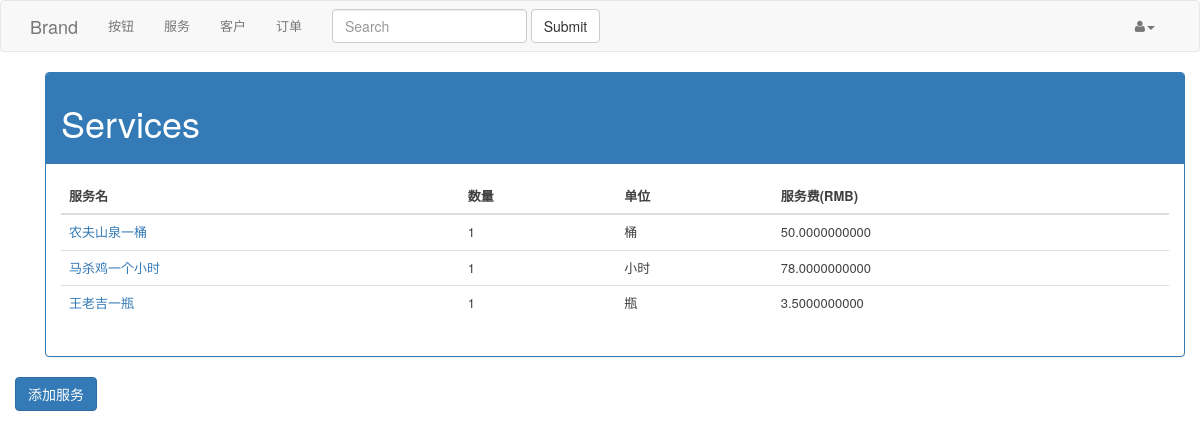
/service/service_list (signed in), run on the app's committed database.
### midstation/user/models.py (models this page shows, shortened)
class Service(db.Model):
    __tablename__ = 'services'
    id = db.Column(db.Integer, primary_key=True)
    name = db.Column(db.String(120), nullable=False)
    wechat_template_id = db.Column(db.String(60))
    wechat_template = db.Column(db.String(500))                                                 # 微信模板内容
    count = db.Column(db.Integer, default=1)                                                    # 数量
    unit = db.Column(db.String(6), default=u'桶')                                                # 单位
    user_id = db.Column(db.Integer, db.ForeignKey('users.id'), nullable=False)
    price = db.Column(db.DECIMAL)
    buttons = db.relationship('Button', backref='service',
                              primaryjoin='Button.service_id == Service.id')
    orders = db.relationship('Order', backref='service',
                             primaryjoin='Order.service_id == Service.id')

### midstation/service/views.py (the view)
@service.route('/service_list')
@login_required
def service_list():
    try:
        services = current_user.services
        return render_template('service/service_list.html', services=services)
    except TemplateNotFound:
        abort(404)

### midstation/app.py (called while the page is built)
def login_configure(app):
    login_manager.init_app(app)
    login_manager.login_view = app.config['LOGIN_VIEW']
    @login_manager.user_loader
    def load_user(user_id):
        user_instance = User.query.filter_by(id=user_id).first()
        if user_instance:
            return user_instance
        else:
            return None

### midstation/templates/service/service_list.html
{% extends "layout.html" %}
{% block content %}
    <div class="container">
        <div class="panel panel-primary">
            <div class="panel-heading"> <h1>Services</h1></div>
            <div class="panel-body">
                <div class="table-responsive">
                    <table class="table table-hover">
                    <thead>
                    <tr>
                        <th>服务名</th>
                        <th>数量</th>
                        <th>单位</th>
                        <th>服务费(RMB)</th>
                    </tr>
                </thead>
                <tbody>
                    {% for service in services %}
                    <tr>
                        <td><a href="{{ url_for('service.service_profile', service_id = service.id) }}">{{ service.name }}</a></td>
                        <td>{{ service.count }}</td>
                        <td>{{ service.unit }}</td>
                        <td>{{ service.price }}</td>
                    </tr>
                    {% endfor %}
                </tbody>
                </table>
                </div>
            </div>
            </div>
        </div>
        <div class="row">
            <a href="{{ url_for('service.service_profile', service_id=0)}}" class=""><button class="btn btn-primary">添加服务</button></a>
        </div>
{% endblock %}

### midstation/static/css/midstation.css (style rules this page uses)
html { position: relative; min-height: 100%; }
body { margin-bottom: 60px; font-family: "Hiragino Sans GB", "Microsoft YaHei", "WenQuanYi Micro Hei", sans-serif, Georgia, sans-serif; }
body { font: 13px/20px 'Helvetica Neue', Helvetica, Arial, sans-serif; color: #404040; }

### data on the page
Service: name "农夫山泉一桶", count "1", unit "桶", price "50.0000000000"
Service: name "马杀鸡一个小时", count "1", unit "小时", price "78.0000000000"
Service: name "王老吉一瓶", count "1", unit "瓶", price "3.5000000000"
